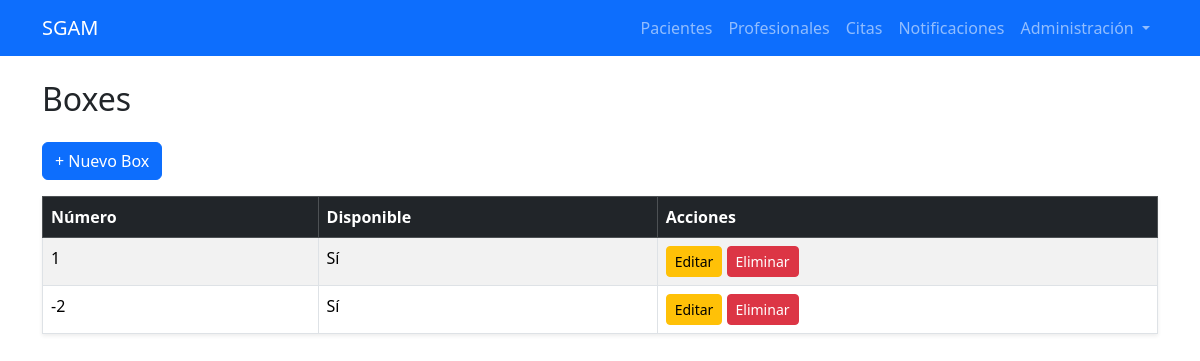
/citas/box/, run on the app's committed database.
### agenda/models.py (models this page shows, shortened)
class Box(models.Model):
    numero = models.IntegerField()
    disponible = models.BooleanField(default=True)

### agenda/views.py (the view)
# urls.py: path('box/', views.listar_box, name='listar_box'),
def listar_box(request):
    boxes = Box.objects.all()
    return render(request, "agenda/box/listar_box.html", {"boxes": boxes})

### templates/agenda/box/listar_box.html
{% extends "base.html" %}
{% block content %}
<h2 class="mb-4">Boxes</h2>
<a href="{% url 'crear_box' %}" class="btn btn-primary mb-3">+ Nuevo Box</a>
<table class="table table-bordered table-striped shadow-sm">
	<thead class="table-dark">
		<tr>
			<th>Número</th>
			<th>Disponible</th>
			<th>Acciones</th>
		</tr>
	</thead>
	<tbody>
		{% for b in boxes %}
		<tr>
			<td>{{ b.numero }}</td>
			<td>{{ b.disponible|yesno:"Sí,No" }}</td>
			<td>
				<a href="{% url 'editar_box' b.id %}" class="btn btn-warning btn-sm">Editar</a>
				<a onclick="return confirm('¿Eliminar box?');"
				   href="{% url 'eliminar_box' b.id %}" class="btn btn-danger btn-sm">Eliminar</a>
			</td>
		</tr>
		{% empty %}
		<tr><td colspan="3" class="text-center">Sin boxes creados.</td></tr>
		{% endfor %}
	</tbody>
</table>
{% endblock %}

### data on the page
Box: numero "1", disponible "Sí"
Box: numero "-2", disponible "Sí"
